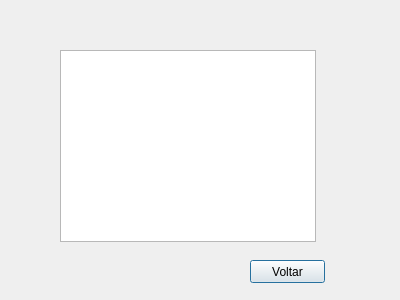
<?xml version="1.0" encoding="UTF-8"?>
<ui version="4.0">
 <class>Cardapio</class>
 <widget class="QDialog" name="Cardapio">
  <property name="geometry">
   <rect>
    <x>0</x>
    <y>0</y>
    <width>400</width>
    <height>300</height>
   </rect>
  </property>
  <property name="windowTitle">
   <string>Dialog</string>
  </property>
  <widget class="QListView" name="listView">
   <property name="geometry">
    <rect>
     <x>60</x>
     <y>50</y>
     <width>256</width>
     <height>192</height>
    </rect>
   </property>
  </widget>
  <widget class="QPushButton" name="pushButton">
   <property name="geometry">
    <rect>
     <x>250</x>
     <y>260</y>
     <width>75</width>
     <height>23</height>
    </rect>
   </property>
   <property name="text">
    <string>Voltar</string>
   </property>
  </widget>
 </widget>
 <resources/>
 <connections/>
</ui>
